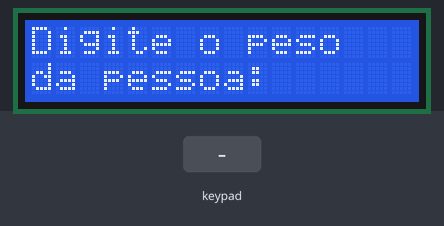
Recording of a sketch running on a simulated Arduino Uno, built with avr-gcc and run on an emulated ATmega328P. Parts: 16×2 character LCD. The inputs (shaded band) are chosen by the test bench. What the sketch prints to the serial monitor is not drawn.

Above: at 7.1 s.
14.3 s: keypad keys 7 6 5 # pressed 0.4 s apart
At 16.0 s:
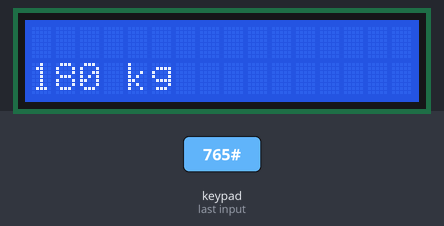
At 19.7 s:
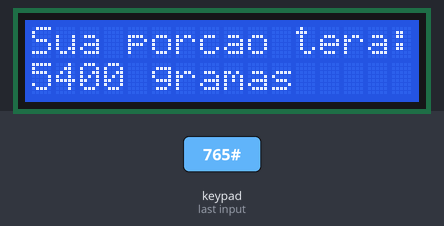
Timing chart, 0 to 21.2 s (numbered marks = the images above; inputs shaded):
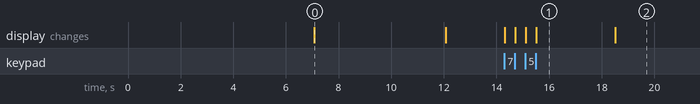

Measured:
- after the input at 14.3 s, the display: first changes at once (image 1 shows a later state)
- what the display in image 0 shows lasts 5.0 s, from 7.1 s to 12.1 s
- what the display in image 1 shows lasts 3.0 s, from 15.5 s to 18.5 s

The sketch:

GS_EdgeComputing.ino
```cpp
#include <Keypad.h>
#include <LiquidCrystal.h>

//definindo as constantes
const int FSR_PIN = A1; //Pino do sensor de força
const float VCC = 4.98;
const float R_DIV = 323.0;
int quantidade = 0;
const int rs = 13, en = 12, d4 = 11, d5 = 10, d6 = 9, d7 = 8;
LiquidCrystal lcd(rs, en, d4, d5, d6, d7);

//Definicao da quantidade de linhas e colunas
const byte LINHAS = 4;
const byte COLUNAS = 4;
//Definicao dos pinos das linhas
byte PinosLinhas[LINHAS] = {A2, A3, A4, A5};
// A0, A1, A2, A3, A4 e A5 são constantes pré-definidas
// No Arduino uno, elas valem 14(A0), 15, 16, 17, 18 e 19(A5)
//Definicao dos pinos das colunas
byte PinosColunas[COLUNAS] = {7, 6, 5};
//Matriz de caracteres
char matriz_teclas[LINHAS][COLUNAS] =
{
  {'1','2','3'},
  {'4','5','6'},
  {'7','8','9'},
  {'*','0','#'}
};
int ColunaLCD = 0;

int peso = 0;

String stringdigitada = "";

void atualizaDisplay(){
  lcd.clear();
  lcd.setCursor(0, 1);
  lcd.print(peso);
  lcd.print(" kg  ");
  ColunaLCD=0;
  lcd.setCursor(0, 0);
}

//Inicializa o teclado
Keypad meu_teclado = Keypad( makeKeymap(matriz_teclas),
                             PinosLinhas, PinosColunas,
                             LINHAS, COLUNAS);


void setup() {
  Serial.begin(9600);
   pinMode(FSR_PIN, INPUT);

  // inicializando display 16x2
  lcd.begin(16, 2);
  lcd.setCursor(ColunaLCD, 0);
  atualizaDisplay();

  // exibindo mensagem no display
  lcd.print("     Sabor");{
  lcd.setCursor(0, 1);
  lcd.print("   Solidario");
  lcd.setCursor(0, 2);
    delay(7000);
  lcd.clear();
    lcd.print("Digite o peso");{
      lcd.setCursor(0,1);
      lcd.print("da pessoa:");
      lcd.setCursor(0,2);
      delay(5000);
    lcd.clear();}}

  delay(1000);} // aguardando 1 segundos antes de iniciar a leitura


  void loop(){
  char tecla = meu_teclado.getKey();
  //if( (tecla=='0')||(tecla=='1')||(tecla=='2')||(tecla=='3')||
  //    (tecla=='4')||(tecla=='5')||(tecla=='6')||(tecla=='7')||
  //    (tecla=='8')||(tecla=='9') ){
  if((tecla!='*')&&(tecla!='#')&&(tecla!=NO_KEY)){
                                        // NO_KEY indica nada digitado!
    stringdigitada+=tecla;              // Concatena 'tecla' ao final de stringdigitada(tipo String!)

    lcd.print(tecla);                   // "mostra" tecla no display
    lcd.setCursor (++ColunaLCD, 0);     // Incrementa Coluna
    Serial.println(stringdigitada);     //debug
  }
  else
  if (tecla=='*') //* = Backspace
  {
    if(ColunaLCD>0) {                   // Testa se não chegou ao começo da string
      lcd.setCursor (--ColunaLCD, 0);   // Coluna - 1
      lcd.print("_");                   //Escreve '_'
      stringdigitada.remove(ColunaLCD); //Retira o ultimo
                                        //caractere da string
      lcd.setCursor(ColunaLCD, 0);      //Reposiciona
    }
  }
  else
  if (tecla=='#'){//# = Enter
    peso = stringdigitada.toInt();      // Converte string -> int
    if(peso>180) peso = 180;            // Limite superior
    stringdigitada="";                  // Zera stringdigitada
    Serial.print ("Peso da pessoa: ");  //escreve Texto
    Serial.println (peso);              //escreve em uma nova linha (ln),
  							            //o valor do peso
    quantidade = 30 * peso;
   	atualizaDisplay();
    delay(3000);
    lcd.clear();
    lcd.print("Sua porcao tera:");{
      lcd.setCursor(0,1);
      lcd.print(quantidade);
  		lcd.print(" gramas  ");
      lcd.setCursor(0,2);}
    delay(5000);
    lcd.clear();
       //Ativando sensor força
        int fsrADC = analogRead(FSR_PIN);

        if(fsrADC != 0){
            float fsrV = fsrADC * VCC / 1023.0;
            float fsrR = R_DIV * (VCC / fsrV - 1.0);
            Serial.println("Resistance: " + String(fsrR) + "ohms");
            float force;
            float fsrG = 1.0 / fsrR;
            if(fsrR <= 600)
            force = (fsrG - 0.00075) / 0.00000032639;
        else
            force = fsrG / 0.000000642857;
            Serial.println("force: " + String(force) + "g");
            Serial.println();

        lcd.clear();
        lcd.print("Peso: " + String(force) + " g");
        if(force < 0.5) lcd.clear();

  delay(1500);
}}}
```
